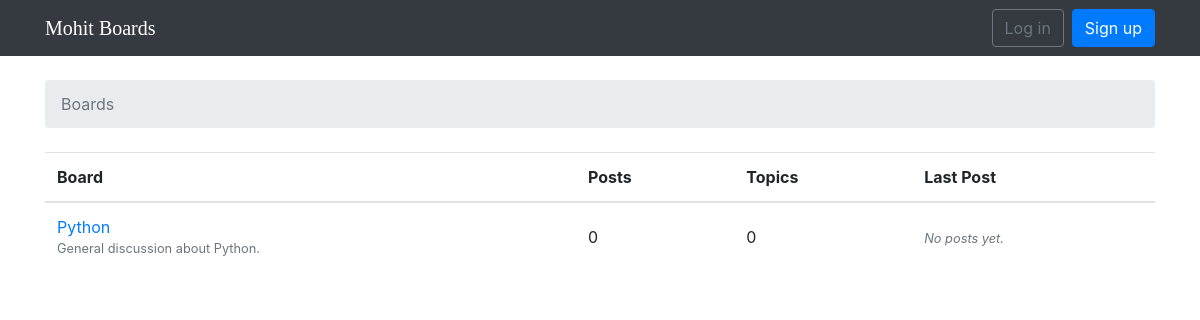
Before: / with the older database file.
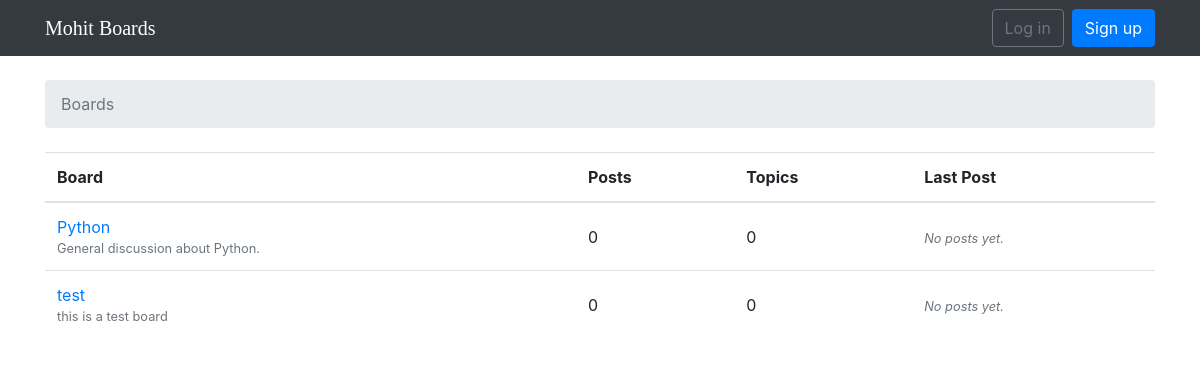
After: the same page with the newer database file.
### chatsite/models.py (models this page shows, shortened)
class Board(models.Model):
    name = models.CharField(max_length=30, unique=True)
    description = models.CharField(max_length=100)
    def get_posts_count(self):
        return Post.objects.filter(topic__board=self).count()
    def get_last_post(self):
        return Post.objects.filter(topic__board=self).order_by('-created_at').first()

### chatsite/views.py (the view)
# urls.py: url(r'^$', views.BoardListView.as_view(), name='home'),
class BoardListView(ListView):
    model = Board
    context_object_name = 'boards'
    template_name = 'home.html'

### templates/home.html
{% extends 'base.html' %}
{% block breadcrumb %}
  <li class="breadcrumb-item active">Boards</li>
{% endblock %}
{% block content %}
  <table class="table">
    <thead class="thead-inverse">
      <tr>
        <th>Board</th>
        <th>Posts</th>
        <th>Topics</th>
        <th>Last Post</th>
      </tr>
    </thead>
    <tbody>
      {% for board in boards %}
        <tr>
          <td>
            <a href="{% url 'board_topics' board.pk %}">{{ board.name }}</a>
            <small class="text-muted d-block">{{ board.description }}</small>
          </td>
          <td class="align-middle">
            {{ board.get_posts_count }}
          </td>
          <td class="align-middle">
            {{ board.topics.count }}
          </td>
          <td class="align-middle">
            {% with post=board.get_last_post %}
            {% if post %}
              <small>
                <a href="{% url 'topic_posts' board.pk post.topic.pk %}">
                  By {{ post.created_by.username }} at {{ post.created_at }}
                </a>
              </small>
            {% else %}
              <small class="text-muted">
                <em>No posts yet.</em>
              </small>
            {% endif %}
          {% endwith %}
          </td>
        </tr>
      {% endfor %}
    </tbody>
  </table>
{% endblock %}

### templates/base.html (shortened to what this page needs)
{% load static %}<!DOCTYPE html>
<html>
  <head>
    <link rel="stylesheet" href="{% static 'css/bootstrap.min.css' %}">
    <link rel="stylesheet" href="{% static 'css/app.css' %}">
    <link rel="stylesheet" href="https://cdn.jsdelivr.net/simplemde/latest/simplemde.min.css">
  </head>
  <body>
    {% block body %}
    <nav class="navbar navbar-expand-sm navbar-dark bg-dark">
      <div class="container">
        <a class="navbar-brand" href="{% url 'home' %}">Mohit Boards</a>
        <div class="collapse navbar-collapse" id="mainMenu">
          {% if user.is_authenticated %}
            <ul class="navbar-nav ml-auto">
              <li class="nav-item dropdown">
                <a class="nav-link dropdown-toggle" href="#" id="userMenu" data-toggle="dropdown" aria-haspopup="true" aria-expanded="false">
                  {{ user.username }}
                </a>
                <div class="dropdown-menu dropdown-menu-right" aria-labelledby="userMenu">
                  <a class="dropdown-item" href="{% url 'my_account' %}">My account</a>
                  <a class="dropdown-item" href="{% url 'password_change' %}">Change password</a>
                  <div class="dropdown-divider"></div>
                  <a class="dropdown-item" href="{% url 'logout' %}">Log out</a>
                </div>
              </li>
            </ul>
          {% else %}
            <form class="form-inline ml-auto">
              <a href="{% url 'login' %}" class="btn btn-outline-secondary">Log in</a>
              <a href="{% url 'signup' %}" class="btn btn-primary ml-2">Sign up</a>
            </form>
          {% endif %}
        </div>
      </div>
    </nav>
  <div class="container">
    <ol class="breadcrumb my-4">
      {% block breadcrumb %}
      {% endblock %}
    </ol>
    {% block content %}
    {% endblock %}
  </div>
  {% endblock body %}
</body>
</html>

### static/css/app.css (style rules this page uses)
.navbar-brand { font-family: 'Lobster', cursive; }

Changed rows visible on the page:
added Board: name "test", description "this is a test board", get_posts_count "0", topics.count "0"
